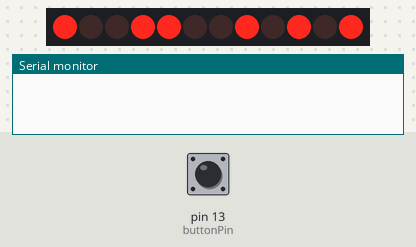
Recording of a sketch running on a simulated Arduino Uno, built with avr-gcc and run on an emulated ATmega328P. On the bench: 12×1 LED matrix, the last lines printed to the serial monitor. Wiring (inferred from the names in the program): charlieplexed LEDs: lines pin 2, pin 3, pin 4, pin 5. The test bench sets the inputs (shaded band); at power-on: pin 13 (buttonPin) LOW.

Above: at 1.2 s.
1.3 s: pin 13 (buttonPin) pulled HIGH for 0.15 s
At 1.8 s:
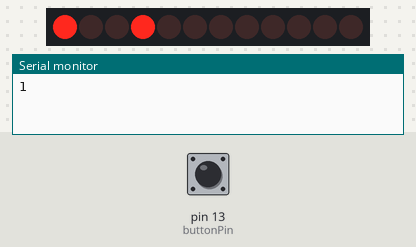
2.9 s: pin 13 (buttonPin) pulled HIGH for 1 s
At 4.2 s:
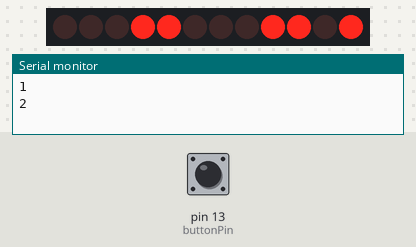
5.4 s: pin 13 (buttonPin) pulled HIGH for 0.15 s
At 6.1 s:
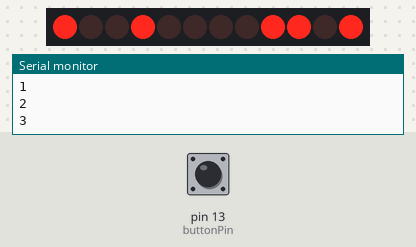
7.0 s: pin 13 (buttonPin) pulled HIGH for 3.2 s
At 8.1 s:
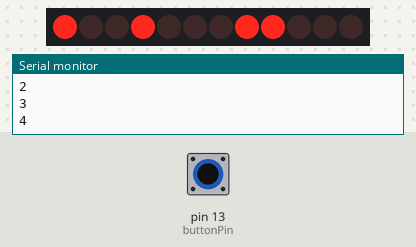
11.7 s: pin 13 (buttonPin) pulled HIGH for 0.15 s
At 12.1 s:
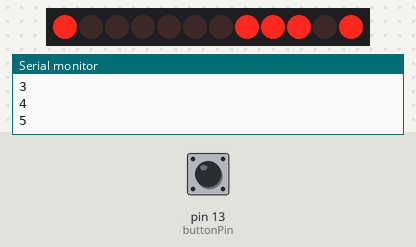
13.3 s: pin 13 (buttonPin) pulled HIGH for 1 s
At 14.5 s:
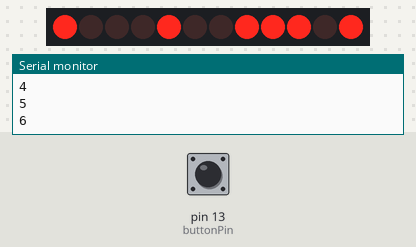
Timing chart, 0 to 16.3 s (numbered marks = the images above; inputs shaded):
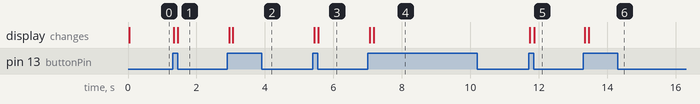

Measured:
- after the input at 1.3 s, the display: first changes at once (image 1 shows a later state)
- after the input at 2.9 s, the display: first changes after 0.06 s (image 2 shows a later state)
- after the input at 5.4 s, the display: first changes at once (image 3 shows a later state)
- after the input at 7.0 s, the display: first changes after 0.06 s (image 4 shows a later state)
- after the input at 11.7 s, the display: first changes at once (image 5 shows a later state)
- after the input at 13.3 s, the display: first changes at once (image 6 shows a later state)

The sketch:

CharlieplexingClickerCounter.ino
```cpp
/* Arduino Clicker Counter Using Charlieplexing
 *
 * The Arduino Clicker Counter consists of an Arduino Uno board connected to a breadboard
 * with seven LED diodes arranged in the pattern of a seven-segment display and one button.
 *
 * The display initially displays the number zero, and each time the button is pressed, the
 * counter advances by one number. Once the counter reaches nine and is clicked again,
 * the display rolls over back to zero.
 *
 * Charlieplexing is used to decrease the number of pins needed on the Arduino from
 *  7 to 4 by changing pin modes as well as high/low statuses of each pin. It allows
 *  current to flow in the correct and unique direction for each LED.
 *
 *  Written by Claire Feddema on July 13 2020
 */


// Declarations

// Pin taking button imput
int buttonPin = 13;

//Pins connected indirectly to display LEDs using charlieplexing
int c1 = 5;
int c2 = 4;
int c3 = 3;
int c4 = 2;

//Delay variables in milliseconds
int delayTime = 100;
int d = 2;


//Variables to keep track of the button's status (pressed or not) currently and
// previously to compare (in order to know when it goes from pressed to unpressed,
// which counts as a single button press)
int buttonNew;
int buttonOld = 1;

int count = 0;

//Runs once when the Arduino is powered up
//Begins console
void setup() {
Serial.begin(9600);
}

// Runs as long as the Arduino stays plugged in
void loop() {


// Reads the state of the button and sets buttonNew to 1 when unpressed or 0 when pressed
// then checks when the button goes from pressed to unpressed, and adds to the count of button presses
// Delays by the set delayTime and prints the count to the console
buttonNew = digitalRead(buttonPin);
  if(buttonOld == 0 && buttonNew == 1){
    count ++;
    delay(delayTime);
    Serial.println(count);
  }

//Calls the correct functions for each individual LED of the display
// in quick succession to turn on the correct LEDs and display the numbers
// 0 through 9 based on the value of the count variable

// Short delays are needed between function calls to prevent LEDs that are supposed to
// be off from turning on, not sure why, may have something to do with signals mixing
if(count == 0) {
  led1 ();
  delay(d);
  led2 ();
  delay(d);
  led3 ();
  delay(d);
  led5 ();
  delay(d);
  led6 ();
  delay(d);
  led7 ();
  delay(d);
}
if(count == 1) {
  led3 ();
  delay(d);
  led6 ();
  delay(d);
}
if(count == 2) {
  led1 ();
  delay(d);
  led3 ();
  delay(d);
  led4 ();
  delay(d);
  led5 ();
  delay(d);
  led7 ();
  delay(d);
}
if(count == 3) {
  led1 ();
  delay(d);
  led3 ();
  delay(d);
  led4 ();
  delay(d);
  led6 ();
  delay(d);
  led7 ();
  delay(d);
}
if(count == 4) {
  led2 ();
  delay(d);
  led3 ();
  delay(d);
  led4 ();
  delay(d);
  led6 ();
  delay(d);
}
if(count == 5) {
  led1 ();
  delay(d);
  led2 ();
  delay(d);
  led4 ();
  delay(d);
  led6 ();
  delay(d);
  led7 ();
  delay(d);
}
if(count == 6) {
  led1 ();
  delay(d);
  led2 ();
  delay(d);
  led4 ();
  delay(d);
  led5 ();
  delay(d);
  led6 ();
  delay(d);
  led7 ();
  delay(d);
}
if(count == 7) {
  led1 ();
  delay(d);
  led3 ();
  delay(d);
  led6 ();
  delay(d);
}
if(count == 8) {
  led1 ();
  delay(d);
  led2 ();
  delay(d);
  led3 ();
  delay(d);
  led4 ();
  delay(d);
  led5 ();
  delay(d);
  led6 ();
  delay(d);
  led7 ();
  delay(d);
}
if(count == 9) {
  led1 ();
  delay(d);
  led2 ();
  delay(d);
  led3 ();
  delay(d);
  led4 ();
  delay(d);
  led6 ();
  delay(d);
}
// Rolls the display back to 0 to fit in a single digit display
if(count == 10) {
  count = 0;
}

// Sets the previous value of the button status to the new value to be compared in
// the next loop iteration
buttonOld = buttonNew;
}


// Changes both pin modes and statuses of each pin to turn on each
// of the 7 seperate LEDs on the  display
void led1 () {
  pinMode(c1, OUTPUT);
  pinMode(c2, OUTPUT);
  pinMode(c3, INPUT);
  pinMode(c4, INPUT);
  digitalWrite(c1, HIGH);
  digitalWrite(c2, LOW);
}
void led2 () {
  pinMode(c1, INPUT);
  pinMode(c2, OUTPUT);
  pinMode(c3, OUTPUT);
  pinMode(c4, INPUT);
  digitalWrite(c2, HIGH);
  digitalWrite(c3, LOW);
}
void led3 () {
  pinMode(c1, INPUT);
  pinMode(c2, INPUT);
  pinMode(c3, OUTPUT);
  pinMode(c4, OUTPUT);
  digitalWrite(c3, HIGH);
  digitalWrite(c4, LOW);
}
void led4 () {
  pinMode(c1, OUTPUT);
  pinMode(c2, OUTPUT);
  pinMode(c3, INPUT);
  pinMode(c4, INPUT);
  digitalWrite(c1, LOW);
  digitalWrite(c2, HIGH);
}
void led5 () {
  pinMode(c1, INPUT);
  pinMode(c2, OUTPUT);
  pinMode(c3, OUTPUT);
  pinMode(c4, INPUT);
  digitalWrite(c2, LOW);
  digitalWrite(c3, HIGH);
}
void led6 () {
  pinMode(c1, INPUT);
  pinMode(c2, INPUT);
  pinMode(c3, OUTPUT);
  pinMode(c4, OUTPUT);
  digitalWrite(c3, LOW);
  digitalWrite(c4, HIGH);
}
void led7 () {
  pinMode(c1, OUTPUT);
  pinMode(c2, INPUT);
  pinMode(c3, INPUT);
  pinMode(c4, OUTPUT);
  digitalWrite(c1, HIGH);
  digitalWrite(c4, LOW);
}
```
